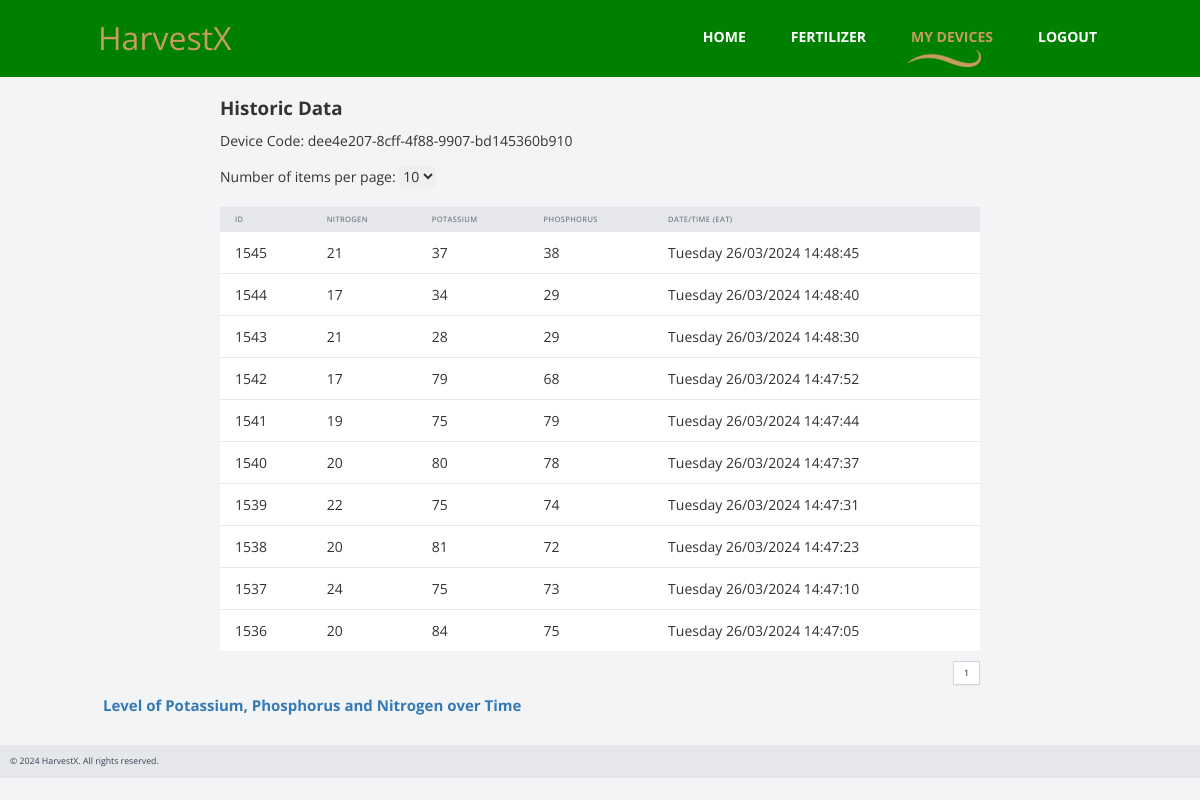
The app's page /historic_data/55 with its own data.
### app.py (models this page shows)
class Device(db.Model):
    id = db.Column(db.Integer, primary_key=True)
    device_code = db.Column(db.String)
    user_id = db.Column(db.Integer)
    name = db.Column(db.String(50))

class Data(db.Model):
    id = db.Column(db.Integer, primary_key=True)
    nitrogen = db.Column(db.Integer)
    potassium = db.Column(db.Integer)
    phosphorus = db.Column(db.Integer)
    user_id = db.Column(db.Integer)
    device_id = db.Column(db.Integer)
    datetime = db.Column(db.DateTime, default=datetime.utcnow)

### app.py (the view)
@app.route('/historic_data/<int:device_id>', methods=['GET'])
def historic_data(device_id):
    page = request.args.get('page', 1, type=int)
    items_per_page = int(request.args.get('items_per_page', 10))
    data_list = Data.query.filter_by(device_id=device_id).order_by(Data.datetime.desc()).paginate(page=page,
                                                                                                  per_page=items_per_page)
    pages = data_list.pages
    device_code = Device.query.get(device_id)
    return render_template('historic_data.html', device_id=device_id, page=page, device_code=device_code.device_code,
                           data_list=data_list, pages=pages, items_per_page=items_per_page)

### app.py (called while the page is built)
def datetimeformat(value, date_format='%A %d/%m/%Y %H:%M:%S'):
    if not value:
        return None
    local_timezone = pytz.timezone('Africa/Nairobi')
    local_time = value.replace(tzinfo=pytz.utc).astimezone(local_timezone)
    """Format a datetime object as a string."""
    return local_time.strftime(date_format)

### templates/historic_data.html (shortened to what this page needs)
{% extends "layout.html" %}
{% block nav %}
<li><a href="/index.html">Home</a></li>
<li><a href="/FertilizerRecommendation" >Fertilizer</a></li>
<li><a href="/devices" class="active" >My Devices</a></li>
     <li><a href="{{ url_for("logout") }}" >Logout</a></li>
{% endblock %}
{% block body %}
<body class="bg-gray-100">
    <div class="max-w-7xl mx-auto px-4 sm:px-6 lg:px-8">
        <h1 class="text-3xl font-bold mt-8">Historic Data</h1>
        <p class="mt-4">Device Code: {{ device_code }}</p>
        <p class="mt-4">Number of items per page:
            <select id="itemsPerPage" class="mt-2 rounded-md border-gray-300 focus:border-indigo-500 focus:ring-1 focus:ring-indigo-500 focus:outline-none">
                <option value="10" {% if items_per_page == 10 %}selected{% endif %}>10</option>
            </select>
        </p>
    </div>
    <div class="max-w-7xl mx-auto px-4 sm:px-6 lg:px-8 mt-8">
        <div class="overflow-x-auto">
            <table class="table-auto w-full">
                <thead>
                    <tr class="bg-gray-200">
                        <th class="px-6 py-3 text-left text-xs font-medium text-gray-500 uppercase tracking-wider">ID</th>
                        <th class="px-6 py-3 text-left text-xs font-medium text-gray-500 uppercase tracking-wider">Nitrogen</th>
                        <th class="px-6 py-3 text-left text-xs font-medium text-gray-500 uppercase tracking-wider">Potassium</th>
                        <th class="px-6 py-3 text-left text-xs font-medium text-gray-500 uppercase tracking-wider">Phosphorus</th>
                        <th class="px-6 py-3 text-left text-xs font-medium text-gray-500 uppercase tracking-wider">Date/Time (EAT)</th>
                    </tr>
                </thead>
                <tbody class="bg-white divide-y divide-gray-200">
                    {% for data in data_list %}
                    <tr>
                        <td class="px-6 py-4 whitespace-nowrap">{{ data.id }}</td>
                        <td class="px-6 py-4 whitespace-nowrap">{{ data.nitrogen }}</td>
                        <td class="px-6 py-4 whitespace-nowrap">{{ data.potassium }}</td>
                        <td class="px-6 py-4 whitespace-nowrap">{{ data.phosphorus }}</td>
                        <td class="px-6 py-4 whitespace-nowrap">{{ data.datetime|datetimeformat }}</td>
                    </tr>
                    {% endfor %}
                </tbody>
            </table>
        </div>
        <div class="flex justify-end mt-4">
            <nav class="relative z-0 inline-flex rounded-md shadow-sm -space-x-px" aria-label="Pagination">
<span class="relative inline-flex items-center px-4 py-2 border border-gray-300 bg-white text-sm font-medium text-gray-700">{{ page }}</span>
</nav>
</div>
</div>
<link rel="stylesheet" href="https://cdn.jsdelivr.net/npm/c3@0.7.20/c3.min.css">
 <div class="container mx-auto my-4">
      <h1 class="text-2xl text-primary font-bold mb-4">Level of Potassium, Phosphorus and Nitrogen over Time</h1>
    </div>
</body>
{% endblock %}

### static/css/templatemo-style.css (style rules this page uses)
body { overflow-x: hidden; }
* { font-family: 'Open Sans', sans-serif; }
.container { max-width: 960px; }
.tm-nav li { list-style: none; float: left; }
.tm-nav li a { color: white; display: inline-block; padding: 15px 15px 20px 30px; -webkit-transition: all 0.3s ease; transition: all 0.3s ease; }
.tm-nav li a:hover, .tm-nav li a:focus, .tm-nav li a.active { color: #c79c60; text-decoration: none; }
.tm-nav li a.active { background: url(../img/logo.png) no-repeat, url(../img/nav-underline.png) no-repeat; background-size: 20px, 74px 17px; background-position: 0% 30%, center bottom; }

### templates/layout.html (style rules this page uses)
html body { background-color: #e4e4e4; }

### records on screen
Device: device_code "dee4e207-8cff-4f88-9907-bd145360b910"
Data: id "1545", nitrogen "21", potassium "37", phosphorus "38", datetime "Tuesday 26/03/2024 14:48:45"
Data: id "1544", nitrogen "17", potassium "34", phosphorus "29", datetime "Tuesday 26/03/2024 14:48:40"
Data: id "1543", nitrogen "21", potassium "28", phosphorus "29", datetime "Tuesday 26/03/2024 14:48:30"
Data: id "1542", nitrogen "17", potassium "79", phosphorus "68", datetime "Tuesday 26/03/2024 14:47:52"
Data: id "1541", nitrogen "19", potassium "75", phosphorus "79", datetime "Tuesday 26/03/2024 14:47:44"
Data: id "1540", nitrogen "20", potassium "80", phosphorus "78", datetime "Tuesday 26/03/2024 14:47:37"
Data: id "1539", nitrogen "22", potassium "75", phosphorus "74", datetime "Tuesday 26/03/2024 14:47:31"
Data: id "1538", nitrogen "20", potassium "81", phosphorus "72", datetime "Tuesday 26/03/2024 14:47:23"
Data: id "1537", nitrogen "24", potassium "75", phosphorus "73", datetime "Tuesday 26/03/2024 14:47:10"
Data: id "1536", nitrogen "20", potassium "84", phosphorus "75", datetime "Tuesday 26/03/2024 14:47:05"

### other values on screen
{{ page }} "1"
